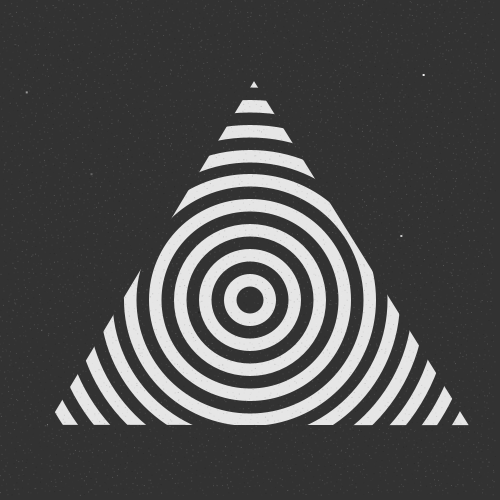
Frame 1 (no input)
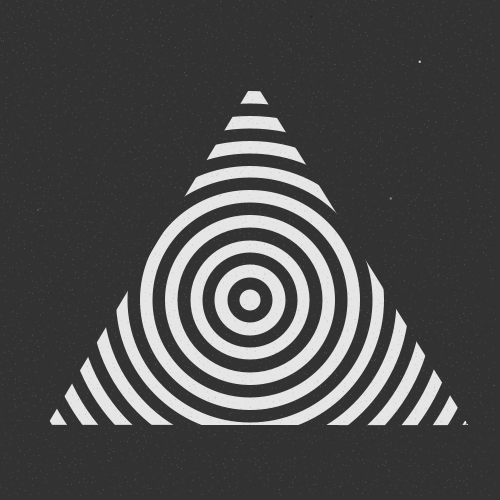
Frame 60 (the mouse pressed at the canvas centre just before this capture)
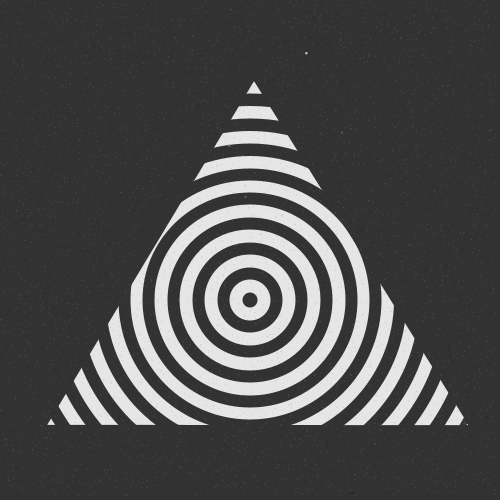
Frame 120 (the mouse held since frame 60 and released just before this capture)

The Processing sketch that drew these frames (run headless with seeded random() and noise(); from frame 60 on, the mouse is pressed at the canvas centre):

// Processing sketch: Triangle_Example
// ── Triangle_Example.pde
/* Original Creator
Based on: http://geometrydaily.tumblr.com/post/30169833406/238-pyramid-a-new-minimal-geometric-composition
Geometry Daily.
*/

/* My comments
Original Code by Artist: Santiago Fiorino
https://www.openprocessing.org/sketch/566168
*/

ArrayList<Circle> circles = new ArrayList<Circle>();
boolean colour = true;

// setup() runs once
void setup() {
  size(500, 500);
  for (float i = width; i > 0; i -= width/20) {
    Circle circle = new Circle();
    circle.size = i;
    circle.colour = colour;
    colour = !colour;
    circles.add(circle);
  }
  background(230);
}

// draw() loops forever, until stopped
void draw() {
  noStroke();
  
  for (int i = circles.size() - 1; i >= 0; i--) {
    Circle circle = circles.get(i);
    Circle circleShow = circles.get(circles.size() - 1 - i);
    
    if (circle.colour) {
      fill(50,50,50);
    } else {
      fill(230);
    }
    
    ellipse(width/2, height/2+50, circleShow.size, circleShow.size);
    
    circle.size += 2;
    if (circle.size >= width) {
      Circle newCircle = new Circle();
      newCircle.size = 1;
      newCircle.colour = colour;
      circles.add(newCircle);
      colour = !colour;
      circles.remove(circle);
    }
  }
  
  strokeWeight(450);
  stroke(50);
  noFill();
  rotate(PI*2);
  triangle(width/2, -350, -350, height + 150, width+375, height + 150);
  noise();
}

// Adds Background noise filter
void noise() {
  noStroke();
  for (int i = 0; i < width - 1; i += 5) {
    for (int j = 0; j < height - 1; j += 5) {
      fill(random(0, 255), random(30, 50));
      rect(random(i - 5, i), random(j - 5, j), 1, 1);
    }
  }
  for (int i = 0; i < 5; i++) {
    fill(random(0, 255), 255);
    rect(random(0, width), random(0, height), 2, 2);
  }
}

class Circle {
  float size;
  boolean colour;
}
